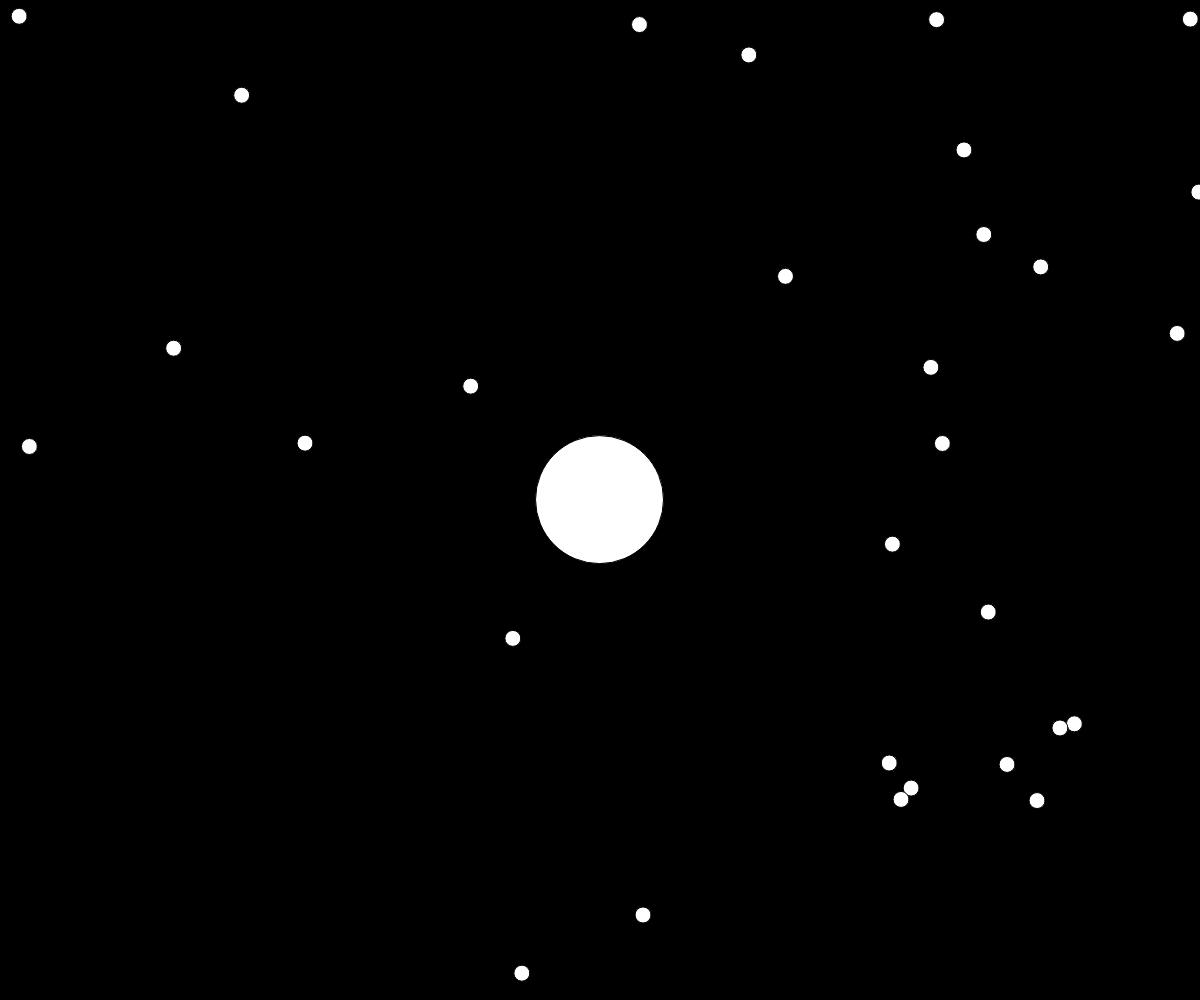
Frame 1 (no input)
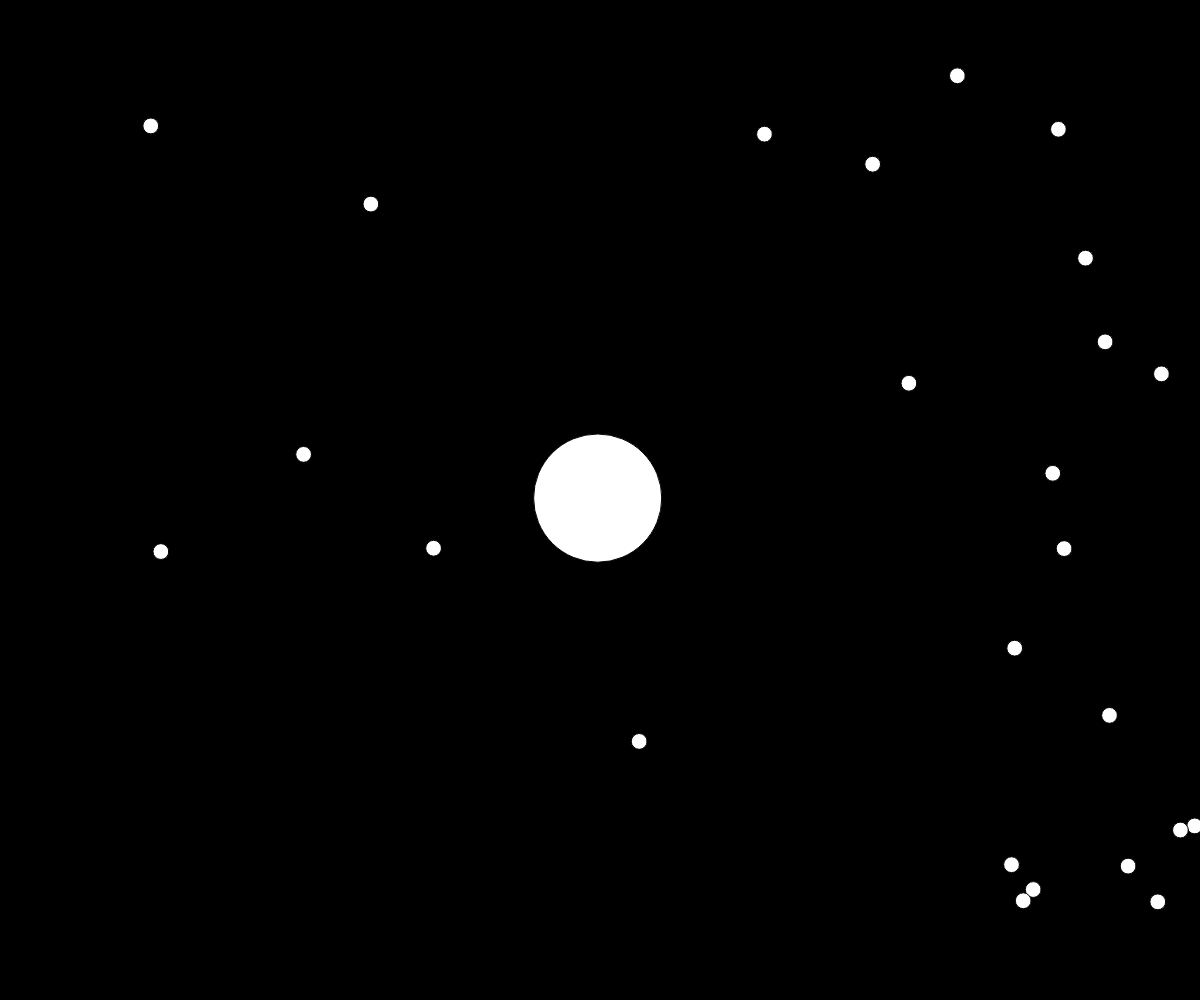
Frame 60 (no input)
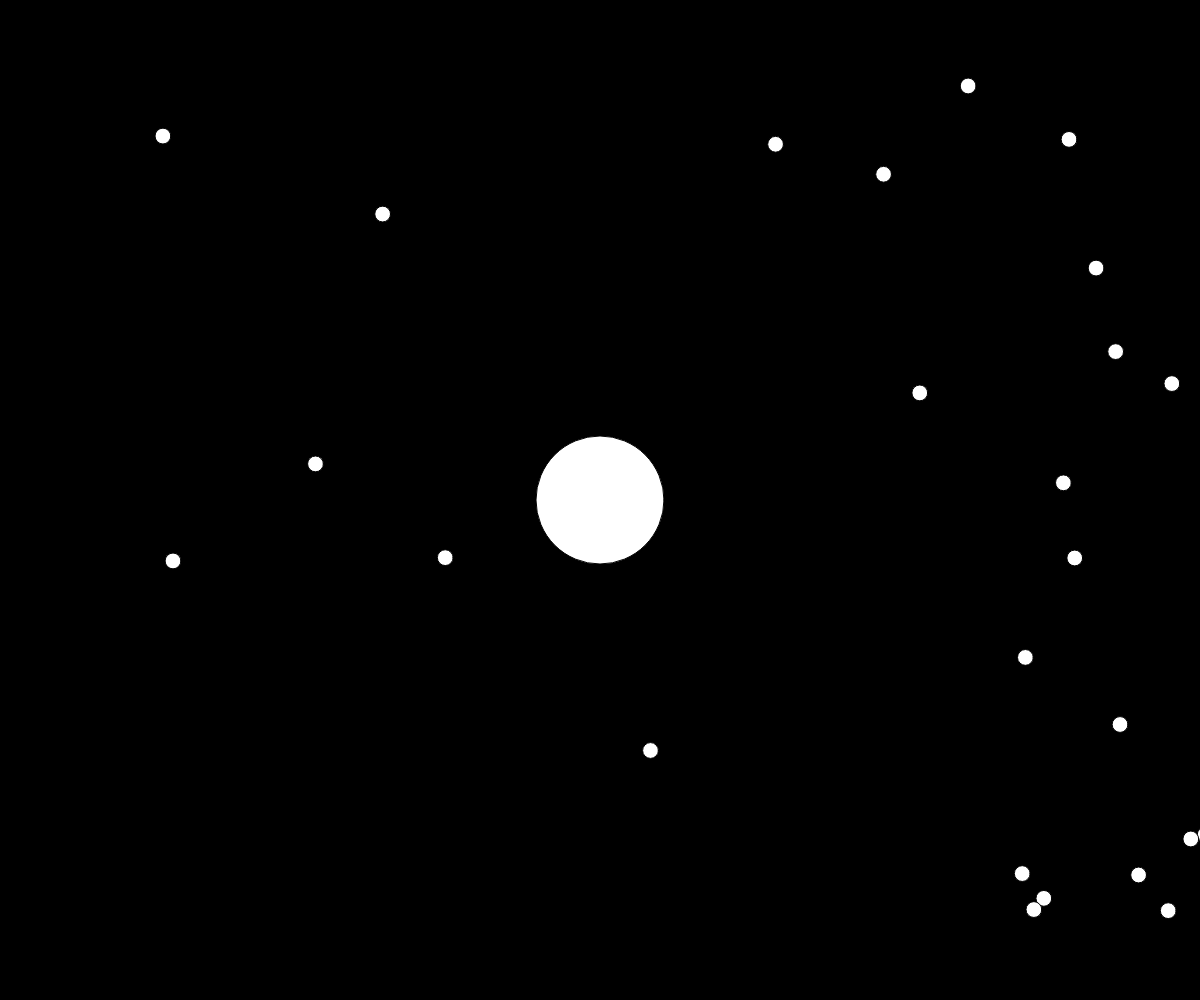
Frame 120 (the mouse pressed at the canvas centre since frame 60)

The p5.js sketch that drew these frames (run headless with seeded random() and noise() and a simulated clock; from frame 60 on, the mouse is pressed at the canvas centre):

// p5.js sketch
// ── sketch.js
let blob;
let blobs = [];
let zoom = 1;




function setup() {
	createCanvas(windowWidth, windowHeight);
	blob = new Blob(0, 0, 64);

	for (let i = 0; i < 100; i++) {
		let x = random(-width, width);
		let y = random(-height, height);

		blobs[i] = new Blob(x, y, 8);
	}
}



function draw() {
	background(0);

	translate(width/2, height/2);
	let newZoom = 64/blob.r;
	zoom = lerp(zoom, newZoom, 0.1);
	scale(zoom);
	translate(-blob.pos.x, -blob.pos.y);

	for (let i = blobs.length-1; i >= 0; i--) {
		fill(255, 255, blobs[i].x);
		blobs[i].show();
		if (blob.eats(blobs[i])) {
			blob.r += blobs[i].r*0.1;
			blobs.splice(i, 1);

			// let x = random(-width*3, width*3);
			// let y = random(-height*3, height*3);

			// blobs.push(new Blob(x, y, 8));
		}
	}

	blob.update();
	blob.show();
}



// ── blob.js
function Blob(x, y, r) {
	this.pos = createVector(x, y);
	this.r = r;
	this.vel = createVector(0, 0);
}



Blob.prototype.update = function() {
	let newVel = createVector(mouseX-width/2, mouseY-height/2);
	newVel.setMag(3);
	this.vel = this.vel.lerp(newVel, 0.2);
	this.pos.add(this.vel);
};


Blob.prototype.show = function() {
	fill(255);
	ellipse(this.pos.x, this.pos.y, this.r*2, this.r*2);
};


Blob.prototype.eats = function(other) {
	let d = this.pos.dist(other.pos);
	return d < this.r + (other.r*0.1);
};



// ── vector.js
function map(a,b,c,d,f,g) {
	var h = (a - b) / (c - b) * (f - d) + d;
	return g ? d < f ? this.constrain(h,d,f) : this.constrain(h,f,d) : h
}


function constrain(a,b,c) {
		return Math.max(Math.min(a, c), b);
}






function lerp(a, b, c) {
	if (a instanceof Vector) {
		this.x += (a.x - this.x) * b;
		this.y += (a.y - this.y) * b;
		return this;
	}
	return c * (b - a) + a;
};



/*
 * Vector
 */
function Vector(x, y) {
	this.x = x;
	this.y = y;
}



Vector.prototype.add = function(v) {
	this.x += v.x;
	this.y += v.y;
	return this;
};


Vector.prototype.sub = function(v) {
	this.x -= v.x;
	this.y -= v.y;
	return this;
};


Vector.prototype.setMag = function(n) {
	return this.normalize().mult(n);
};


Vector.prototype.normalize = function() {
	let len = this.mag();

	if (len !== 0) this.mult(1/len);
	return this;
};


Vector.prototype.mag = function() {
	return Math.sqrt(this.magSq());
};


Vector.prototype.magSq = function() {
	return this.x * this.x + this.y * this.y;
};


Vector.prototype.mult = function(n) {
	this.x *= n;
	this.y *= n;
	return this;
};


Vector.prototype.dist = function(v) {
	return v.copy().sub(this).mag();
};


Vector.prototype.copy = function() {
	return new Vector(this.x, this.y);
};


Vector.prototype.lerp = lerp;
